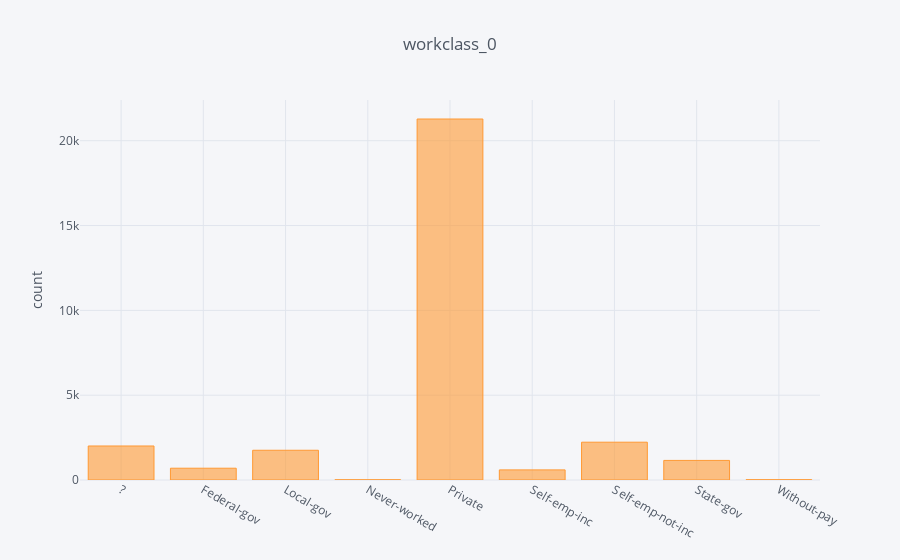

Notebook cell for this chart:
### Code cell
workclass_0.iplot(kind='bar', yTitle='count', title='workclass_0',filename='workclass_0')

### Figure 1 — Plotly figure (JSON) as saved in the notebook; plotly's stock layout.template omitted (floating-point values rounded to 4 significant figures)
{"data": [{"marker": {"color": "rgba(255, 153, 51, 0.6)", "line": {"color": "rgba(255, 153, 51, 1.0)", "width": 1}}, "name": "workclass", "orientation": "v", "text": "", "type": "bar", "uid": "9815fe2a-2b73-4681-b450-005c4f3d6f56", "x": ["?", "Federal-gov", "Local-gov", "Never-worked", "Private", "Self-emp-inc", "Self-emp-not-inc", "State-gov", "Without-pay"], "y": [2005, 695, 1754, 10, 21283, 596, 2229, 1155, 15]}], "layout": {"legend": {"bgcolor": "#F5F6F9", "font": {"color": "#4D5663"}}, "paper_bgcolor": "#F5F6F9", "plot_bgcolor": "#F5F6F9", "title": {"font": {"color": "#4D5663"}, "text": "workclass_0"}, "xaxis": {"gridcolor": "#E1E5ED", "showgrid": true, "tickfont": {"color": "#4D5663"}, "title": {"font": {"color": "#4D5663"}, "text": ""}, "zerolinecolor": "#E1E5ED"}, "yaxis": {"gridcolor": "#E1E5ED", "showgrid": true, "tickfont": {"color": "#4D5663"}, "title": {"font": {"color": "#4D5663"}, "text": "count"}, "zerolinecolor": "#E1E5ED"}}}
